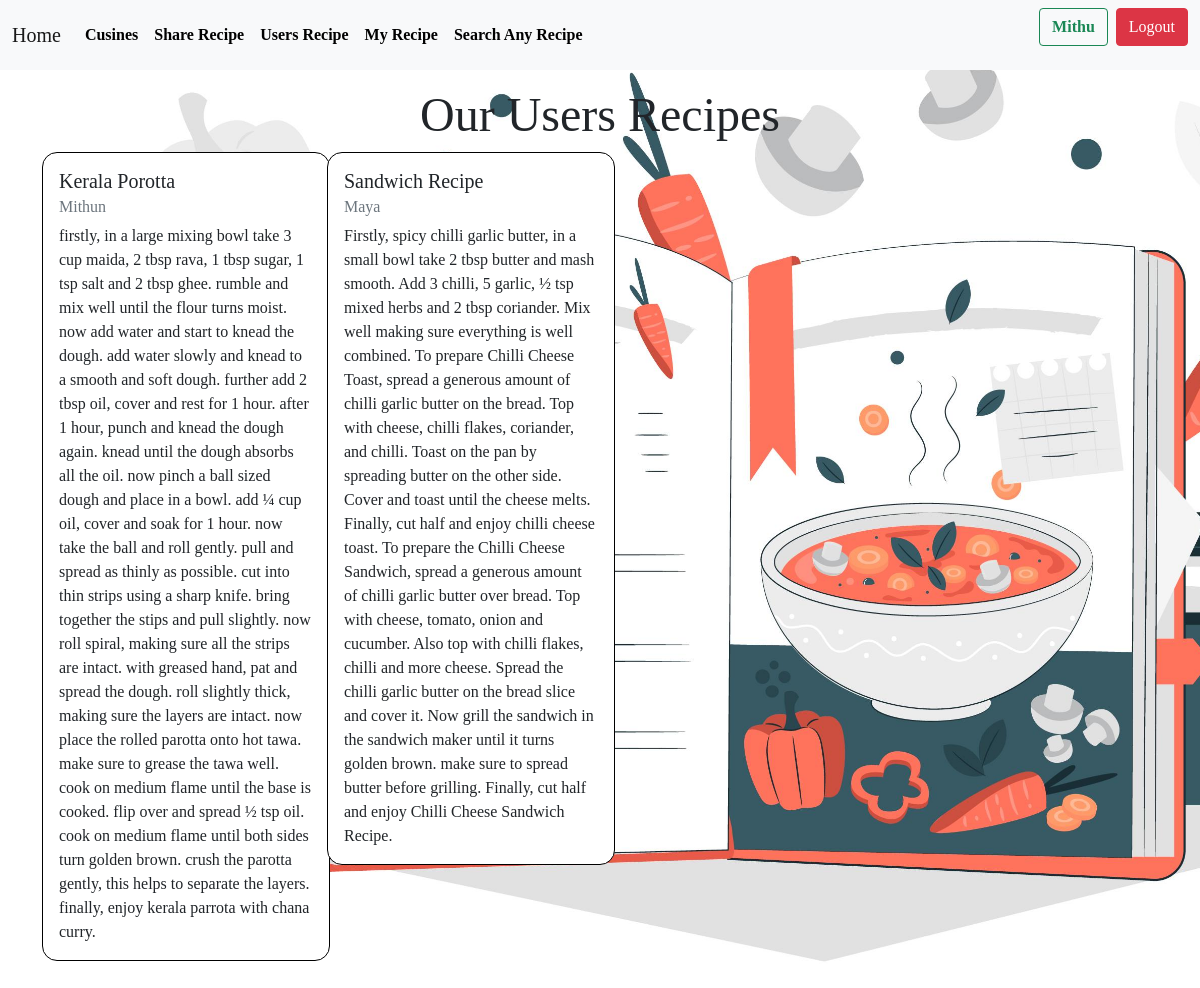
The page /users_recipe (signed in) on the database its author committed.
### app1/models.py (models this page shows, shortened)
class Recipes(models.Model):
    author=models.ForeignKey(User,on_delete=models.CASCADE)
    food_name=models.CharField(max_length=255)
    recipe=models.TextField()

### app1/views.py (the view)
# urls.py: path('users_recipe',views.users_recipe,name='users_recipe'),
def users_recipe(request):
    users_recipe=Recipes.objects.all()
    return render(request,"user.html",{"users_recipe":users_recipe})

### templates/user.html (shortened to what this page needs)
{% extends 'base.html'  %}
{% load static %}
{% block content %}
    <h1 class="display-5 text-center mt-3">Our Users Recipes</h1>
    <div class="container">
        <div class="row">
            {% for data in users_recipe %}
            <div class="col-12 col-md-3 mb-5">
                <div class="card" style="width: 18rem;">
                    <div class="card-body">
                      <h5 class="card-title">{{data.food_name}}</h5>
                      <h6 class="card-subtitle mb-2 text-muted">{{data.author}}</h6>
                      <p class="card-text">{{data.recipe}}</p>
                    </div>
                  </div>
            </div>
            {% endfor %}
        </div>
    </div>
{% endblock content %}

### templates/base.html (shortened to what this page needs)
{% load static %}
<html lang="en">
<head>
    <link href="https://cdn.jsdelivr.net/npm/bootstrap@5.0.2/dist/css/bootstrap.min.css" rel="stylesheet">
</head>
<body>
    <nav class="navbar navbar-expand-lg navbar-light bg-light ">
        <div class="container-fluid">
          <a class="navbar-brand" href="{% url 'home' %}">Home</a>
          <div class="collapse navbar-collapse" id="navbarSupportedContent">
            <ul class="navbar-nav me-auto mb-2 mb-lg-0 " style="list-style-type: none;">
              <li class="nav-item">
                <a class="nav-link" href="{% url 'indian_dish' %}" style="color: black;"><strong>Cusines</strong></a>
              </li>
              <li class="nav-item">
                <a class="nav-link" href="{% url 'share_recipe' %}" style="color: black;"><strong>Share Recipe</strong></a>
              </li>
              <li class="nav-item">
                <a class="nav-link" href="{% url 'users_recipe' %}" style="color: black;"><strong>Users Recipe</strong></a>
              </li>
              <li class="nav-item">
                <a class="nav-link" href="{% url 'my_recipe' %}" style="color: black;"><strong>My Recipe</strong></a>
              </li>
              <li class="nav-item">
                <a class="nav-link" href= "{% url 'search' %}" style="color: black;"><strong>Search Any Recipe</strong></a>
              </li>
          </ul>
          {% if request.user.is_authenticated %}
          <ul class="d-flex align-items-center" style="list-style-type: none;">
            <li class="nav-item " style="list-style-type: none;">
                <a class="btn btn-outline-success me-2 text-end " ><strong>{{request.user|capfirst}}</strong></a>
            </li>
            <li class="nav-item ms-auto" style="list-style-type: none;">
                <a class="btn btn-danger" href="{% url 'Logout' %}">Logout</a>
            </li>
            {% else %}
            <li class="nav-item" style="list-style-type: none;">
              <a class="btn btn-danger text-white" href="{% url 'user_auth' %}" style=" color: black;"><strong>Login</strong></a>
            </li>
          </ul>
          {% endif %}
          </div>
        </div>
      </nav>
      {% block content %}
      {% endblock %}
</body>
</html>

### templates/base.html (style rules this page uses)
.navbar-nav { font-family: 'Helvatica'; }

### rows shown on the page
Recipes: food_name "Kerala Porotta", author "Mithun", recipe "firstly, in a large mixing bowl take 3 cup maida, 2 tbsp rava, 1 tbsp sugar, 1 tsp salt and 2 tbsp ghee. rumble and mix well until the flour turns moist. now add water and start to knead the dough. add water slowly and knead to a smooth and soft dough. further add 2 tbsp oil, cover and rest for 1 hour. after 1 hour, punch and knead the dough again. knead until the dough absorbs all the oil. now pinch a ball sized dough and place in a bowl. add ¼ cup oil, cover and soak for 1 hour. now take the ball and roll gently. pull and spread as thinly as possible. cut into thin strips using a sharp knife. bring together the stips and pull slightly. now roll spiral, making sure all the strips are…"
Recipes: food_name "Sandwich Recipe", author "Maya", recipe "Firstly, spicy chilli garlic butter, in a small bowl take 2 tbsp butter and mash smooth. Add 3 chilli, 5 garlic, ½ tsp mixed herbs and 2 tbsp coriander. Mix well making sure everything is well combined. To prepare Chilli Cheese Toast, spread a generous amount of chilli garlic butter on the bread. Top with cheese, chilli flakes, coriander, and chilli. Toast on the pan by spreading butter on the other side. Cover and toast until the cheese melts. Finally, cut half and enjoy chilli cheese toast. To prepare the Chilli Cheese Sandwich, spread a generous amount of chilli garlic butter over bread. Top with cheese, tomato, onion and cucumber. Also top with chilli flakes, chilli and more cheese.…"

### other values the page prints
{{ request.user|capfirst }} "Mithu"
